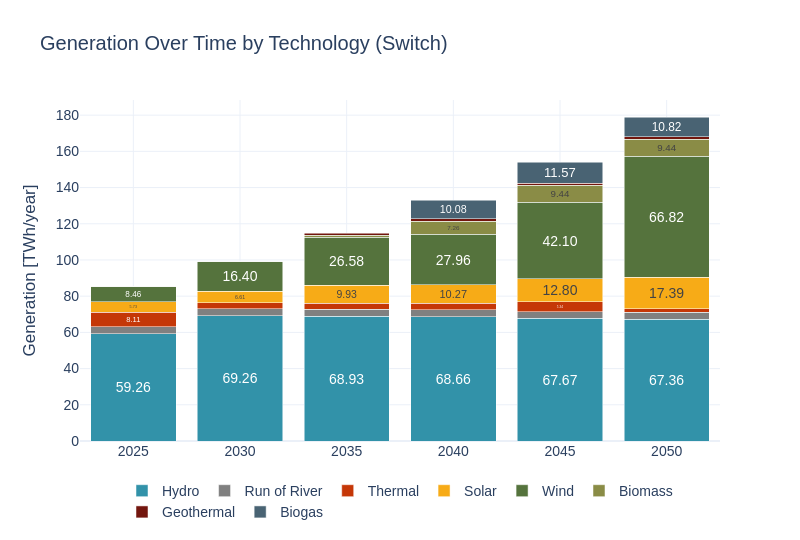

The notebook cell this image was saved under:
### Code cell
# Transform data
sce_sw = pd.read_csv(model_outputs_path+'/dispatch.csv')
sce_sw['year'] = sce_sw['timestamp'].str[:4]
sce_sw['Energy_TWh_typical_yr'] = sce_sw['Energy_GWh_typical_yr'] / 1000
sce_sw.rename(columns={'gen_tech': 'Tech'}, inplace=True)
sce_sw = sce_sw[sce_sw['timestamp'].str.contains('^'+str(years[0])) == False]
# Plot
sw.scenarios.dispatched_generation(sce_sw, 'Generation', 'TWh', 'year', 'Energy_TWh_typical_yr', 'Tech', scenario_name, 'Switch', 4.6)

### Figure 1 — Plotly figure (JSON) as saved in the notebook; plotly's stock layout.template omitted (floating-point values rounded to 4 significant figures)
{"data": [{"hovertemplate": "Tech=Hydro<br>Year=%{x}<br>Dispatched Generation (MW)=%{y}<br>text=%{text}<extra></extra>", "insidetextanchor": "middle", "legendgroup": "Hydro", "marker": {"color": "#3292A9", "pattern": {"shape": ""}}, "name": "Hydro", "orientation": "v", "showlegend": true, "text": ["59.26", "69.26", "68.93", "68.66", "67.67", "67.36"], "textangle": 0, "textposition": "inside", "texttemplate": "%{text}", "type": "bar", "x": ["2025", "2030", "2035", "2040", "2045", "2050"], "xaxis": "x", "y": [59.26, 69.26, 68.93, 68.66, 67.67, 67.36], "yaxis": "y"}, {"hovertemplate": "Tech=Run of River<br>Year=%{x}<br>Dispatched Generation (MW)=%{y}<br>text=%{text}<extra></extra>", "insidetextanchor": "middle", "legendgroup": "Run of River", "marker": {"color": "#808080", "pattern": {"shape": ""}}, "name": "Run of River", "orientation": "v", "showlegend": true, "text": ["", "", "", "", "", ""], "textangle": 0, "textposition": "inside", "texttemplate": "%{text}", "type": "bar", "x": ["2025", "2030", "2035", "2040", "2045", "2050"], "xaxis": "x", "y": [3.867, 3.865, 3.856, 3.853, 3.838, 3.841], "yaxis": "y"}, {"hovertemplate": "Tech=Thermal<br>Year=%{x}<br>Dispatched Generation (MW)=%{y}<br>text=%{text}<extra></extra>", "insidetextanchor": "middle", "legendgroup": "Thermal", "marker": {"color": "#C53707", "pattern": {"shape": ""}}, "name": "Thermal", "orientation": "v", "showlegend": true, "text": ["8.11", "", "", "", "5.34", ""], "textangle": 0, "textposition": "inside", "texttemplate": "%{text}", "type": "bar", "x": ["2025", "2030", "2035", "2040", "2045", "2050"], "xaxis": "x", "y": [8.113, 3.119, 3.392, 3.472, 5.336, 1.951], "yaxis": "y"}, {"hovertemplate": "Tech=Solar<br>Year=%{x}<br>Dispatched Generation (MW)=%{y}<br>text=%{text}<extra></extra>", "insidetextanchor": "middle", "legendgroup": "Solar", "marker": {"color": "#F7AB17", "pattern": {"shape": ""}}, "name": "Solar", "orientation": "v", "showlegend": true, "text": ["5.73", "6.61", "9.93", "10.27", "12.80", "17.39"], "textangle": 0, "textposition": "inside", "texttemplate": "%{text}", "type": "bar", "x": ["2025", "2030", "2035", "2040", "2045", "2050"], "xaxis": "x", "y": [5.73, 6.606, 9.926, 10.27, 12.8, 17.39], "yaxis": "y"}, {"hovertemplate": "Tech=Wind<br>Year=%{x}<br>Dispatched Generation (MW)=%{y}<br>text=%{text}<extra></extra>", "insidetextanchor": "middle", "legendgroup": "Wind", "marker": {"color": "#55733D", "pattern": {"shape": ""}}, "name": "Wind", "orientation": "v", "showlegend": true, "text": ["8.46", "16.40", "26.58", "27.96", "42.10", "66.82"], "textangle": 0, "textposition": "inside", "texttemplate": "%{text}", "type": "bar", "x": ["2025", "2030", "2035", "2040", "2045", "2050"], "xaxis": "x", "y": [8.464, 16.4, 26.58, 27.96, 42.1, 66.82], "yaxis": "y"}, {"hovertemplate": "Tech=Biomass<br>Year=%{x}<br>Dispatched Generation (MW)=%{y}<br>text=%{text}<extra></extra>", "insidetextanchor": "middle", "legendgroup": "Biomass", "marker": {"color": "#8A8C46", "pattern": {"shape": ""}}, "name": "Biomass", "orientation": "v", "showlegend": true, "text": ["", "", "", "7.26", "9.44", "9.44"], "textangle": 0, "textposition": "inside", "texttemplate": "%{text}", "type": "bar", "x": ["2025", "2030", "2035", "2040", "2045", "2050"], "xaxis": "x", "y": [0.0, 0.0, 0.876, 7.256, 9.443, 9.443], "yaxis": "y"}, {"hovertemplate": "Tech=Geothermal<br>Year=%{x}<br>Dispatched Generation (MW)=%{y}<br>text=%{text}<extra></extra>", "insidetextanchor": "middle", "legendgroup": "Geothermal", "marker": {"color": "#73160E", "pattern": {"shape": ""}}, "name": "Geothermal", "orientation": "v", "showlegend": true, "text": ["", "", "", "", "", ""], "textangle": 0, "textposition": "inside", "texttemplate": "%{text}", "type": "bar", "x": ["2025", "2030", "2035", "2040", "2045", "2050"], "xaxis": "x", "y": [0.0, 0.0, 1.314, 1.314, 1.314, 1.314], "yaxis": "y"}, {"hovertemplate": "Tech=Biogas<br>Year=%{x}<br>Dispatched Generation (MW)=%{y}<br>text=%{text}<extra></extra>", "insidetextanchor": "middle", "legendgroup": "Biogas", "marker": {"color": "#496373", "pattern": {"shape": ""}}, "name": "Biogas", "orientation": "v", "showlegend": true, "text": ["10.08", "11.57", "10.82"], "textangle": 0, "textposition": "inside", "texttemplate": "%{text}", "type": "bar", "x": ["2040", "2045", "2050"], "xaxis": "x", "y": [10.08, 11.57, 10.82], "yaxis": "y"}], "layout": {"barmode": "stack", "font": {"family": "Arial", "size": 14}, "height": 540, "legend": {"orientation": "h", "title": {}, "tracegroupgap": 0, "x": 0.5, "xanchor": "center", "y": -0.1}, "title": {"text": "Generation Over Time by Technology (Switch)"}, "width": 800, "xaxis": {"anchor": "y", "domain": [0, 1], "showgrid": true, "tickangle": 0, "tickfont": {"family": "Arial", "size": 14}, "tickvals": ["2025", "2030", "2035", "2040", "2045", "2050"], "title": {"text": ""}}, "yaxis": {"anchor": "x", "domain": [0, 1], "title": {"text": "Generation [TWh/year]"}}}}
